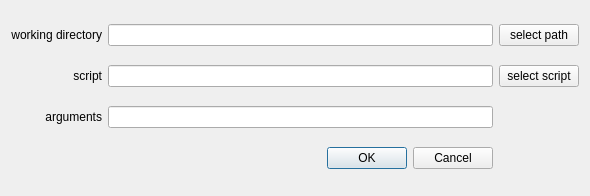
<?xml version="1.0" encoding="UTF-8"?>
<ui version="4.0">
    <class>Dialog</class>
    <widget class="QDialog" name="Dialog">
        <property name="geometry">
            <rect>
                <x>0</x>
                <y>0</y>
                <width>590</width>
                <height>196</height>
            </rect>
        </property>
        <property name="windowTitle">
            <string>Dialog</string>
        </property>
        <layout class="QGridLayout" name="gridLayout">
            <item row="1" column="2">
                <widget class="QPushButton" name="btnScript">
                    <property name="text">
                        <string>select script</string>
                    </property>
                </widget>
            </item>
            <item row="1" column="1">
                <widget class="QLineEdit" name="txtScript" />
            </item>
            <item row="2" column="0">
                <widget class="QLabel" name="lblPath_2">
                    <property name="text">
                        <string>arguments</string>
                    </property>
                    <property name="alignment">
                        <set>Qt::AlignRight|Qt::AlignTrailing|Qt::AlignVCenter</set>
                    </property>
                </widget>
            </item>
            <item row="0" column="0">
                <widget class="QLabel" name="lblPath">
                    <property name="text">
                        <string>working directory</string>
                    </property>
                    <property name="alignment">
                        <set>Qt::AlignRight|Qt::AlignTrailing|Qt::AlignVCenter</set>
                    </property>
                </widget>
            </item>
            <item row="1" column="0">
                <widget class="QLabel" name="lblScript">
                    <property name="text">
                        <string>script</string>
                    </property>
                    <property name="alignment">
                        <set>Qt::AlignRight|Qt::AlignTrailing|Qt::AlignVCenter</set>
                    </property>
                </widget>
            </item>
            <item row="0" column="2">
                <widget class="QPushButton" name="btnPath">
                    <property name="text">
                        <string>select path</string>
                    </property>
                </widget>
            </item>
            <item row="0" column="1">
                <widget class="QLineEdit" name="txtPath" />
            </item>
            <item row="2" column="1">
                <widget class="QLineEdit" name="txtArgs" />
            </item>
            <item row="4" column="1">
                <widget class="QDialogButtonBox" name="buttonBox">
                    <property name="orientation">
                        <enum>Qt::Horizontal</enum>
                    </property>
                    <property name="standardButtons">
                        <set>QDialogButtonBox::Cancel|QDialogButtonBox::Ok</set>
                    </property>
                </widget>
            </item>
        </layout>
    </widget>
    <resources />
    <connections>
        <connection>
            <sender>buttonBox</sender>
            <signal>accepted()</signal>
            <receiver>Dialog</receiver>
            <slot>accept()</slot>
            <hints>
                <hint type="sourcelabel">
                    <x>248</x>
                    <y>254</y>
                </hint>
                <hint type="destinationlabel">
                    <x>157</x>
                    <y>274</y>
                </hint>
            </hints>
        </connection>
        <connection>
            <sender>buttonBox</sender>
            <signal>rejected()</signal>
            <receiver>Dialog</receiver>
            <slot>reject()</slot>
            <hints>
                <hint type="sourcelabel">
                    <x>316</x>
                    <y>260</y>
                </hint>
                <hint type="destinationlabel">
                    <x>286</x>
                    <y>274</y>
                </hint>
            </hints>
        </connection>
    </connections>
</ui>
